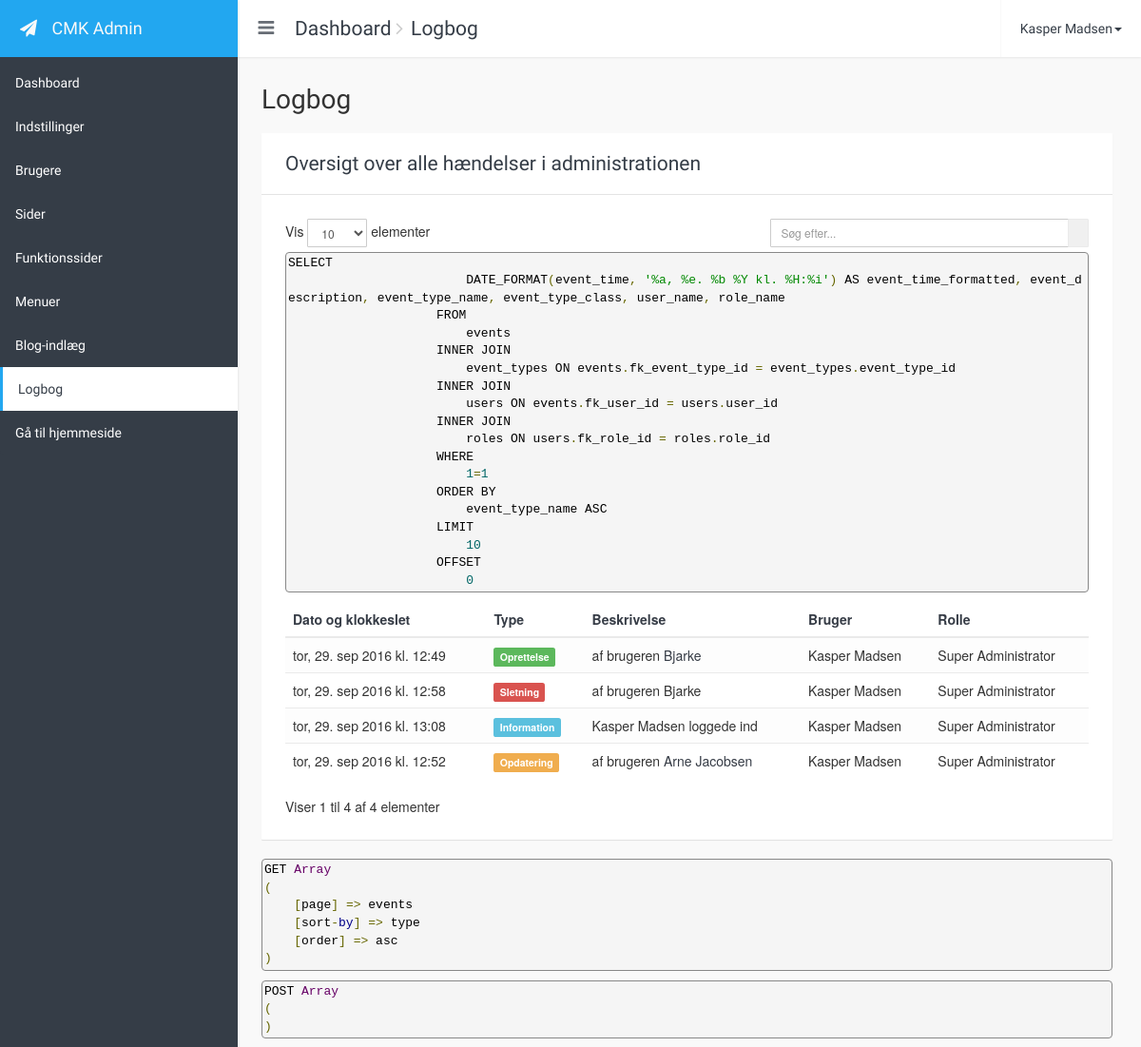
The page /cmk-cms/index.php?page=events&sort-by=type&order=asc (signed in, upper part) on the database as committed earlier.
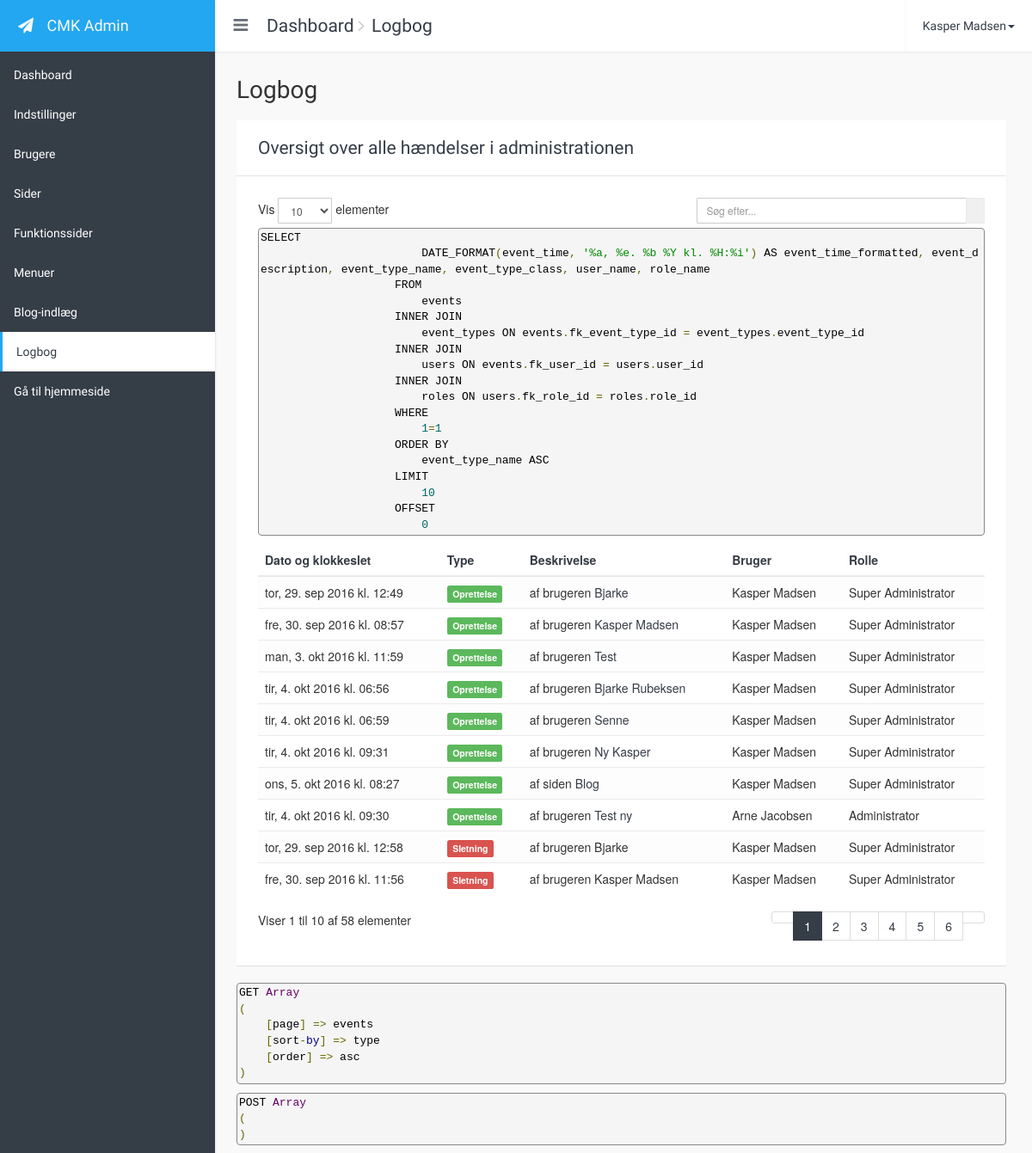
The same page on the database as committed later.
### tables this page shows
CREATE TABLE `events` (
  `event_id` mediumint(8) UNSIGNED NOT NULL,
  `event_time` timestamp NOT NULL DEFAULT CURRENT_TIMESTAMP,
  `event_description` text NOT NULL,
  `event_access_level_required` smallint(4) UNSIGNED NOT NULL,
  `fk_user_id` mediumint(8) UNSIGNED DEFAULT NULL,
  `fk_event_type_id` tinyint(3) UNSIGNED NOT NULL
);

CREATE TABLE `event_types` (
  `event_type_id` tinyint(3) UNSIGNED NOT NULL,
  `event_type_name` varchar(45) NOT NULL,
  `event_type_class` varchar(7) NOT NULL
);

CREATE TABLE `users` (
  `user_id` mediumint(8) UNSIGNED NOT NULL,
  `user_status` tinyint(1) UNSIGNED NOT NULL DEFAULT '1' COMMENT '0=Disabled, 1=Enabled',
  `user_created` timestamp NOT NULL DEFAULT CURRENT_TIMESTAMP,
  `user_name` varchar(100) NOT NULL,
  `user_email` varchar(100) NOT NULL,
  `user_password` varchar(255) NOT NULL,
  `fk_role_id` tinyint(3) UNSIGNED NOT NULL DEFAULT '4'
);

CREATE TABLE `roles` (
  `role_id` tinyint(3) UNSIGNED NOT NULL,
  `role_name` varchar(25) NOT NULL,
  `role_access_level` smallint(5) UNSIGNED NOT NULL
);

### cmk-cms/config.php (called while the page is built, shortened)
<?php
$include_path	= 'includes/';
require $include_path . 'functions.php';
$icons =
[
	'caret-down'	=> '<i class="fa fa-caret-down fa-fw" aria-hidden="true"></i>',
	'check'			=> '<i class="fa fa-check fa-fw" aria-hidden="true"></i>',
	'create'		=> '<i class="fa fa-plus fa-fw" aria-hidden="true"></i>',
	'edit'			=> '<i class="fa fa-pencil fa-fw" aria-hidden="true"></i>',
	'external-link'	=> '<i class="fa fa-external-link fa-fw" aria-hidden="true"></i>',
	'delete'		=> '<i class="fa fa-trash-o fa-fw" aria-hidden="true"></i>',
	'save'			=> '<i class="fa fa-floppy-o fa-fw" aria-hidden="true"></i>',
	'search'		=> '<i class="fa fa-search fa-fw" aria-hidden="true"></i>',
	'preview'		=> '<i class="fa fa-eye fa-fw" aria-hidden="true"></i>',
	'times'			=> '<i class="fa fa-times fa-fw" aria-hidden="true"></i>',
	'dashboard'		=> '<i class="fa fa-dashboard fa-fw" aria-hidden="true"></i>',
	'warning'		=> '<i class="fa fa-exclamation-triangle fa-fw" aria-hidden="true"></i>',
	'users'			=> '<i class="fa fa fa-users fa-fw" aria-hidden="true"></i>',
	'files'			=> '<i class="fa fa-files-o fa-fw" aria-hidden="true"></i>',
	'file-text'		=> '<i class="fa fa-file-text-o fa-fw" aria-hidden="true"></i>',
	'puzzle'		=> '<i class="fa fa-puzzle-piece fa-fw" aria-hidden="true"></i>',
	'sitemap'		=> '<i class="fa fa-sitemap fa-fw" aria-hidden="true"></i>',
	'comment'		=> '<i class="fa fa-comment fa-fw" aria-hidden="true"></i>',
	'comments'		=> '<i class="fa fa-comments-o fa-fw" aria-hidden="true"></i>',
	'sign-in'		=> '<i class="fa fa-sign-in fa-fw" aria-hidden="true"></i>',
	'sign-out'		=> '<i class="fa fa-sign-out fa-fw" aria-hidden="true"></i>',
	'sort'			=> '<i class="fa fa-sort fa-fw sortable-handle" aria-hidden="true"></i>',
	'sort-asc'		=> '<i class="fa fa-sort-amount-asc fa-fw" aria-hidden="true"></i>',
	'sort-desc'		=> '<i class="fa fa-sort-amount-desc fa-fw" aria-hidden="true"></i>',
	'user'			=> '<i class="fa fa-user fa-fw" aria-hidden="true"></i>',
	'previous'		=> '<i class="fa fa-angle-left fa-fw" aria-hidden="true"></i>',
	'next'			=> '<i class="fa fa-angle-right fa-fw" aria-hidden="true"></i>',
	'history'		=> '<i class="fa fa-history fa-fw" aria-hidden="true"></i>',
	'settings'		=> '<i class="fa fa-cog fa-fw" aria-hidden="true"></i>',
	'link'			=> '<i class="fa fa-link fa-fw" aria-hidden="true"></i>'
];
$page_lengths =
[
	1	=> 1,
	2	=> 2,
	10	=> 10,
	25	=> 25,
	50	=> 50,
	100	=> 100
];

### cmk-cms/view/events.php (the view, shortened to what the changed rows need)
<?php
$page_length	= isset($_SESSION[$view_file]['page_length'])	? intval($_SESSION[$view_file]['page_length'])	: PAGE_LENGTH;
$page_no		= isset($_SESSION[$view_file]['page_no'])		? $_SESSION[$view_file]['page_no']				: 1;
$sort_by		= isset($_SESSION[$view_file]['sort_by'])		? $_SESSION[$view_file]['sort_by']				: 'timestamp';
$order			= isset($_SESSION[$view_file]['order'])			? $mysqli->escape_string($_SESSION[$view_file]['order']) : 'desc';
$search			= isset($_SESSION[$view_file]['search'])		? $mysqli->escape_string($_SESSION[$view_file]['search']) : '';
$icon_timestamp	= $icon_type = $icon_description = $icon_user_name = $icon_role_name = '';
if ($order == 'desc')
{
	$new_order	= 'asc';
	$icon		= $icons['sort-desc'];
}
else
{
	$new_order	= 'desc';
	$icon		= $icons['sort-asc'];
}
switch($sort_by)
{
	case 'type':
		$icon_type			= $icon;
		$order_by			= "event_type_name " . strtoupper($order);
		break;
}
?>
<div class="page-title">
	<span class="title">
		<?php
		echo $view_files[$view_file]['icon'] . ' ' . $view_files[$view_file]['title']
		?>
	</span>
</div>
<div class="card">
	<div class="card-header">
		<div class="card-title">
			<div class="title"><?php echo LOGBOOK_DESCRIPTION ?></div>
		</div>
	</div>
	<div class="card-body">
		<div class="row">
			<div class="col-md-4">
				<form class="form-inline" data-page="<?php echo $view_file ?>">
					<label class="font-weight-300">
						Vis
						<select class="form-control input-sm" name="page-length" data-change="submit-form">
							<?php
							foreach($page_lengths as $key => $value)
							{
								$selected = $page_length == $key ? ' selected' : '';
								echo '<option value="' . $key . '"' . $selected . '>' .$value .'</option>';
							}
							?>
						</select>
						elementer
					</label>
				</form>
			</div>
			<div class="col-md-5 col-md-offset-3 text-right">
				<form data-page="<?php echo $view_file ?>">
					<div class="input-group input-group-sm">
						<input type="search" name="search" id="search" class="form-control" placeholder="<?php echo PLACEHOLDER_SEARCH ?>" value="<?php echo $search ?>">
						<span class="input-group-btn">
							<button class="btn btn-default" type="submit"><?php echo $icons['search'] ?></button>
						</span>
					</div>
				</form>
			</div>
		</div>
		<div class="table-responsive">
			<table class="table table-hover table-striped">
				<thead>
				<tr>
					<th>
						<a href="index.php?page=<?php echo $view_file ?>&sort-by=timestamp&order=<?php echo $new_order ?>" data-page="<?php echo $view_file ?>" data-params="sort-by=timestamp&order=<?php echo $new_order ?>" title="<?php echo SORT_BY_THIS_COLUMN ?>"><?php echo $icon_timestamp . DATE_AND_TIME ?></a>
					</th>
					<th>
						<a href="index.php?page=<?php echo $view_file ?>&sort-by=type&order=<?php echo $new_order ?>" data-page="<?php echo $view_file ?>" data-params="sort-by=type&order=<?php echo $new_order ?>" title="<?php echo SORT_BY_THIS_COLUMN ?>"><?php echo $icon_type . TYPE ?></a>
					</th>
					<th>
						<a href="index.php?page=<?php echo $view_file ?>&sort-by=description&order=<?php echo $new_order ?>" data-page="<?php echo $view_file ?>" data-params="sort-by=description&order=<?php echo $new_order ?>" title="<?php echo SORT_BY_THIS_COLUMN ?>"><?php echo $icon_description . DESCRIPTION ?></a>
					</th>
					<th>
						<a href="index.php?page=<?php echo $view_file ?>&sort-by=user-name&order=<?php echo $new_order ?>" data-page="<?php echo $view_file ?>" data-params="sort-by=user-name&order=<?php echo $new_order ?>" title="<?php echo SORT_BY_THIS_COLUMN ?>"><?php echo $icon_user_name . USER ?></a>
					</th>
					<th>
						<a href="index.php?page=<?php echo $view_file ?>&sort-by=role-name&order=<?php echo $new_order ?>" data-page="<?php echo $view_file ?>" data-params="sort-by=role-name&order=<?php echo $new_order ?>" title="<?php echo SORT_BY_THIS_COLUMN ?>"><?php echo $icon_role_name . ROLE ?></a>
					</th>
				</tr>
				</thead>
				<tbody>
				<?php
				$search_sql = '';
				$access_level_sql = '';
				$query	=
					"SELECT
						DATE_FORMAT(event_time, '" . DATETIME_FORMAT . "') AS event_time_formatted, event_description, event_type_name, event_type_class, user_name, role_name
					FROM
						events
					INNER JOIN
						event_types ON events.fk_event_type_id = event_types.event_type_id
					INNER JOIN
						users ON events.fk_user_id = users.user_id
					INNER JOIN
						roles ON users.fk_role_id = roles.role_id
					WHERE
						1=1 $search_sql $access_level_sql";
				$result	= $mysqli->query($query);
				$items_total = $result->num_rows;
				$offset = ($page_no - 1) * $page_length;
				$query .=
					"
					ORDER BY
						$order_by
					LIMIT
						$page_length
					OFFSET
						$offset";
				$result	= $mysqli->query($query);
				$items_current_total = $result->num_rows;
				prettyprint($query);
				while( $row = $result->fetch_object() )
				{
					?>
					<tr>
						<td><?php echo $row->event_time_formatted ?></td>
						<td><span class="label label-<?php echo $row->event_type_class ?>"><?php echo constant($row->event_type_name) ?></span></td>
						<td><?php echo $row->event_description ?></td>
						<td><?php echo $row->user_name ?></td>
						<td><?php echo constant($row->role_name) ?></td>
					</tr>
					<?php
				}
				?>
				</tbody>
			</table>
		</div>
		<div class="row">
			<div class="col-md-3">
				<?php echo sprintf(SHOWING_ITEMS_AMOUNT, ($items_current_total == 0 ) ? 0 : $offset + 1, $offset + $items_current_total, $items_total) ?>
			</div>
			<div class="col-md-9 text-right">
				<?php pagination($view_file, $page_no, $items_total, $page_length) ?>
			</div>
		</div>
	</div>
</div>
<?php
if (DEVELOPER_STATUS) { show_developer_info(); }

### cmk-cms/includes/side_menu.php (shortened to what the changed rows need)
<div class="side-menu sidebar-inverse">
	<nav class="navbar navbar-default" role="navigation">
		<div class="side-menu-container">
			<ul class="nav navbar-nav">
				<?php
				foreach($view_files as $file => $details)
				{
					if ($details['nav'] && $details['required_access_lvl'] <= $_SESSION['user']['access_level'])
					{
						$active = '';
						if ( $view_file == $file )
						{
							$active = ' class="active"';
						}
						?>
						<li<?php echo $active ?>>
							<a href="<?php echo $file == 'index' ? './' : 'index.php?page=' . $file; ?>" data-page="<?php echo $file ?>">
								<?php echo $details['icon'] ?><span class="title"><?php echo $details['title'] ?></span>
							</a>
						</li>
						<?php
					}
				}
				?>
			</ul>
		</div>
	</nav>
</div>

### cmk-cms/includes/functions.php (shortened to what the changed rows need)
	<?php
function prettyprint($data)
{
	?>
	<pre class="prettyprint lang-php"><code><?php print_r($data) ?></code></pre>
	<?php
}
function pagination($page, $page_no, $items_total, $page_length, $page_around = 2, $show_disabled_arrows = true)
{
	if ($items_total > $page_length)
	{
		$pages_total = ceil($items_total / $page_length);
		$page_from = $page_no - $page_around;
		if ($page_from < 2) $page_from = 2;
		$page_to = $page_no + $page_around;
		if ($page_no <= $page_around * 2) $page_to = $page_around * 2 + 3;
		if ($page_to >= $pages_total) $page_to = $pages_total - 1;
		global $icons;
		echo '<ul class="pagination">';
		if ($page_no > 1)
		{
			echo '<li><a href="index.php?page=' . $page . '&page-no=' . ($page_no - 1) . '" data-page="' . $page . '" data-params="page-no=' . ($page_no - 1) . '">' . $icons['previous'] . '</a></li>';
		}
		else if ($show_disabled_arrows)
		{
			echo '<li class="disabled"><span>' . $icons['previous'] . '</span></li>';
		}
		echo '<li' . ($page_no == 1 ? ' class="active"' : '') . '><a href="index.php?page=' . $page . '&page-no=1" data-page="' . $page . '" data-params="page-no=1">1</a></li>';
		for($i = $page_from; $i <= $page_to; $i++)
		{
			echo '<li' . ($page_no == $i ? ' class="active"' : '') . '><a href="index.php?page=' . $page . '&page-no=' . $i . '" data-page="' . $page . '" data-params="page-no=' . $i . '">' . $i . '</a></li>';
		}
		echo '<li' . ($page_no == $pages_total ? ' class="active"' : '') . '><a href="index.php?page=' . $page . '&page-no=' . $pages_total . '" data-page="' . $page . '" data-params="page-no=' . $pages_total . '">' . $pages_total . '</a></li>';
		if ($page_no < $pages_total)
		{
			echo '<li><a href="index.php?page=' . $page . '&page-no=' . ($page_no + 1) . '" data-page="' . $page . '" data-params="page-no=' . ($page_no + 1) . '">' . $icons['next'] . '</a></li>';
		}
		else if ($show_disabled_arrows)
		{
			echo '<li class="disabled"><span>' . $icons['next'] . '</span></li>';
		}
		echo '</ul>';
	}
}
function show_developer_info()
{
	?>
	<br>
	<pre class="prettyprint lang-php"><code>GET <?php print_r($_GET) ?></code></pre>
	<pre class="prettyprint lang-php"><code>POST <?php print_r($_POST) ?></code></pre>
	<pre class="prettyprint lang-php"><code>FILES <?php print_r($_FILES) ?></code></pre>
	<pre class="prettyprint lang-php"><code>SESSION <?php print_r($_SESSION) ?></code></pre>
	<pre class="prettyprint lang-php"><code>COOKIE <?php print_r($_COOKIE) ?></code></pre>
	<?php
}
		?>

Rows that differ between the two databases and show on the page:
no longer on this page (row unchanged): events: event_time_formatted "tor, 29. sep 2016 kl. 13:08", fk_event_type.event_type_name "Information", event_description "Kasper Madsen loggede ind", fk_user.user_name "Kasper Madsen", roles.role_name "Super Administrator"
no longer on this page (row unchanged): events: event_time_formatted "tor, 29. sep 2016 kl. 12:52", fk_event_type.event_type_name "Opdatering", event_description "af brugeren Arne Jacobsen", fk_user.user_name "Kasper Madsen", roles.role_name "Super Administrator"
added events: event_time_formatted "fre, 30. sep 2016 kl. 08:57", fk_event_type.event_type_name "Oprettelse", event_description "af brugeren Kasper Madsen", fk_user.user_name "Kasper Madsen", roles.role_name "Super Administrator"
added events: event_time_formatted "man, 3. okt 2016 kl. 11:59", fk_event_type.event_type_name "Oprettelse", event_description "af brugeren Test", fk_user.user_name "Kasper Madsen", roles.role_name "Super Administrator"
added events: event_time_formatted "tir, 4. okt 2016 kl. 06:56", fk_event_type.event_type_name "Oprettelse", event_description "af brugeren Bjarke Rubeksen", fk_user.user_name "Kasper Madsen", roles.role_name "Super Administrator"
added events: event_time_formatted "tir, 4. okt 2016 kl. 06:59", fk_event_type.event_type_name "Oprettelse", event_description "af brugeren Senne", fk_user.user_name "Kasper Madsen", roles.role_name "Super Administrator"
added events: event_time_formatted "tir, 4. okt 2016 kl. 09:31", fk_event_type.event_type_name "Oprettelse", event_description "af brugeren Ny Kasper", fk_user.user_name "Kasper Madsen", roles.role_name "Super Administrator"
added events: event_time_formatted "ons, 5. okt 2016 kl. 08:27", fk_event_type.event_type_name "Oprettelse", event_description "af siden Blog", fk_user.user_name "Kasper Madsen", roles.role_name "Super Administrator"
added events: event_time_formatted "tir, 4. okt 2016 kl. 09:30", fk_event_type.event_type_name "Oprettelse", event_description "af brugeren Test ny", fk_user.user_name "Arne Jacobsen", roles.role_name "Administrator"
added events: event_time_formatted "fre, 30. sep 2016 kl. 11:56", fk_event_type.event_type_name "Sletning", event_description "af brugeren Kasper Madsen", fk_user.user_name "Kasper Madsen", roles.role_name "Super Administrator"
Other text that changed with them:
$pages_total: (not shown) → "6"
text no longer shown: "Viser 1 til 4 af 4 elementer"
text now shown: "Viser 1 til 10 af 58 elementer 1"
new list line: "2"
new list line: "3"
new list line: "4"
new list line: "5"
